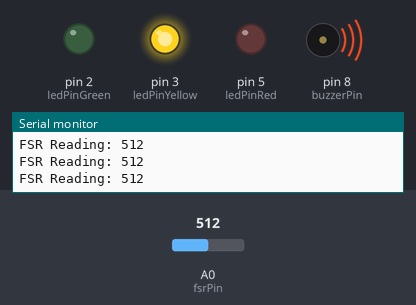
Bench run of a sketch on a simulated Arduino Uno, built with avr-gcc and run on an emulated ATmega328P. On the bench: output pins drawn as LEDs (lit = HIGH), buzzer (waves = sounding, pin HIGH), the last lines printed to the serial monitor. The inputs (shaded band) are chosen by the test bench; at power-on: A0 (fsrPin) = 512.

Above: at 1.3 s.
1.4 s: A0 (fsrPin) set to 262
3.2 s: A0 (fsrPin) set to 236
At 4.4 s:
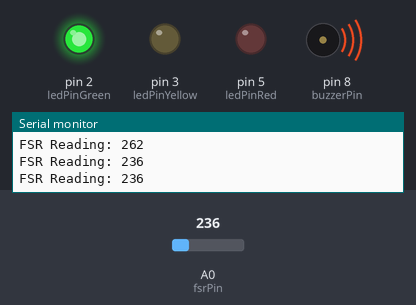
5.5 s: A0 (fsrPin) set to 1010
At 7.2 s:
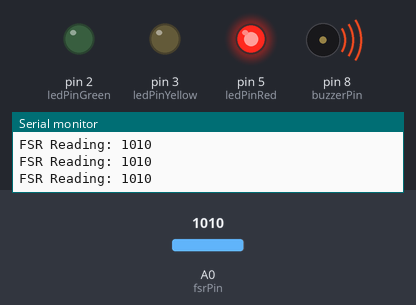
7.5 s: A0 (fsrPin) set to 987
At 8.8 s:
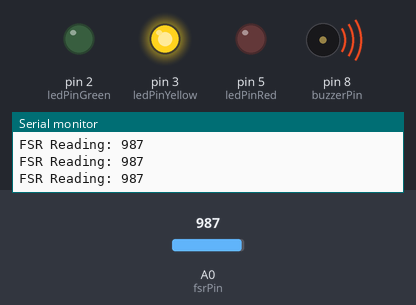
9.5 s: A0 (fsrPin) set to 1023
At 10.4 s:
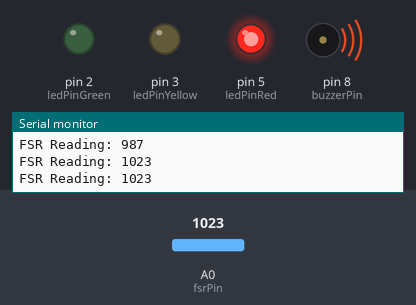
Timing chart, 0 to 12.5 s (numbered marks = the images above; inputs shaded):
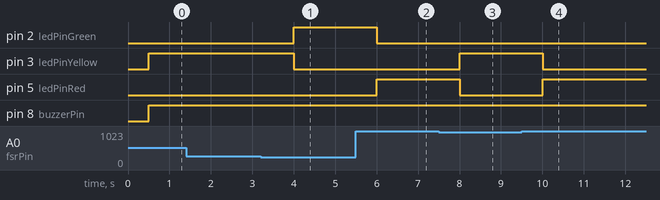

Measured:
- the behaviour switches between 251 and 250 on A0 (fsrPin) (found by bisection; images 0 and 1)
- the behaviour switches between 1001 and 1000 on A0 (fsrPin) (found by bisection; images 2 and 3)
- after the input at 3.2 s, pin 2 (ledPinGreen): LOW → HIGH after 0.80 s; pin 3 (ledPinYellow): HIGH → LOW after 0.80 s
- after the input at 5.5 s, pin 2 (ledPinGreen): HIGH → LOW after 0.51 s; pin 5 (ledPinRed): LOW → HIGH after 0.51 s
- after the input at 7.5 s, pin 3 (ledPinYellow): LOW → HIGH after 0.51 s; pin 5 (ledPinRed): HIGH → LOW after 0.51 s
- after the input at 9.5 s, pin 3 (ledPinYellow): HIGH → LOW after 0.51 s; pin 5 (ledPinRed): LOW → HIGH after 0.51 s

The sketch:

basic_weight_detection_system.ino
```cpp
const int ledPinRed = 5;
const int ledPinYellow = 3;
const int ledPinGreen = 2;
const int fsrPin = A0;
const int buzzerPin = 8;

void setup() {
  pinMode(ledPinRed, OUTPUT);    // setting ledPinRed as output
  pinMode(ledPinYellow, OUTPUT); // setting ledPinYellow as output
  pinMode(ledPinGreen, OUTPUT);  // setting ledPinGreen as output
  pinMode(buzzerPin, OUTPUT);    // setting buzzerPin as output
  Serial.begin(9600);
}

void loop() {
  int fsrReading = analogRead(fsrPin);
  Serial.print("FSR Reading: ");
  Serial.println(fsrReading);
  delay(500);

  // Turn off all LEDs initially
  digitalWrite(ledPinRed, LOW);
  digitalWrite(ledPinYellow, LOW);
  digitalWrite(ledPinGreen, LOW);
  digitalWrite(buzzerPin, LOW);

  // LED and buzzer logic based on FSR reading
  if (fsrReading > 1000) {
    digitalWrite(ledPinRed, HIGH);  // Turn Red LED on
    digitalWrite(buzzerPin, HIGH);  // Turn on buzzer when FSR is pressed with high pressure
  } else if (fsrReading > 250 && fsrReading <= 1000) {
    digitalWrite(ledPinYellow, HIGH);  // Turn Yellow LED on
    digitalWrite(buzzerPin, HIGH);  // Turn on buzzer when FSR is pressed with medium pressure
  } else if (fsrReading <= 250 && fsrReading >= 100) {
    digitalWrite(ledPinGreen, HIGH);  // Turn Green LED on
    digitalWrite(buzzerPin, HIGH);  // Turn on buzzer when FSR is pressed with low pressure
  } else {
    // No action, buzzer and LEDs remain off
  }
}
```
